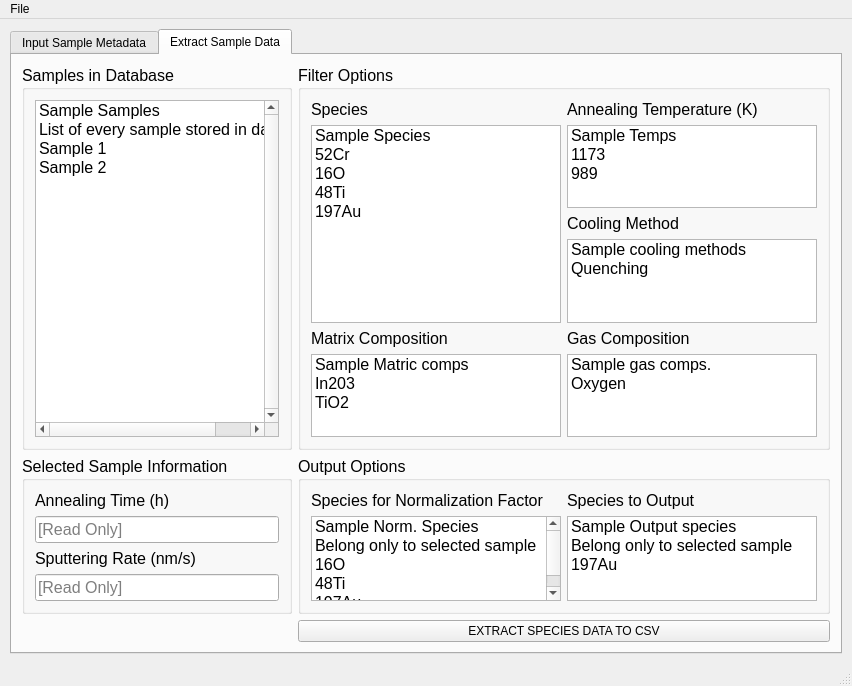
<?xml version="1.0" encoding="UTF-8"?>
<ui version="4.0">
 <class>MainWindow</class>
 <widget class="QMainWindow" name="MainWindow">
  <property name="geometry">
   <rect>
    <x>0</x>
    <y>0</y>
    <width>852</width>
    <height>641</height>
   </rect>
  </property>
  <property name="sizePolicy">
   <sizepolicy hsizetype="Expanding" vsizetype="Expanding">
    <horstretch>0</horstretch>
    <verstretch>0</verstretch>
   </sizepolicy>
  </property>
  <property name="windowTitle">
   <string>SIMS Data Extractor</string>
  </property>
  <widget class="QWidget" name="centralwidget">
   <layout class="QGridLayout" name="gridLayout_4">
    <item row="0" column="0">
     <widget class="QTabWidget" name="TabWidget">
      <property name="currentIndex">
       <number>1</number>
      </property>
      <widget class="QWidget" name="InputTab">
       <attribute name="title">
        <string>Input Sample Metadata</string>
       </attribute>
       <layout class="QVBoxLayout" name="verticalLayout_2">
        <item>
         <widget class="QGroupBox" name="inputDataGroupBox">
          <property name="sizePolicy">
           <sizepolicy hsizetype="Expanding" vsizetype="Expanding">
            <horstretch>0</horstretch>
            <verstretch>0</verstretch>
           </sizepolicy>
          </property>
          <property name="font">
           <font>
            <pointsize>12</pointsize>
           </font>
          </property>
          <property name="title">
           <string>Sample File Information</string>
          </property>
          <layout class="QFormLayout" name="formLayout_3">
           <item row="0" column="0">
            <widget class="QFrame" name="sampleFrame1">
             <property name="sizePolicy">
              <sizepolicy hsizetype="Expanding" vsizetype="Preferred">
               <horstretch>2</horstretch>
               <verstretch>0</verstretch>
              </sizepolicy>
             </property>
             <property name="frameShape">
              <enum>QFrame::StyledPanel</enum>
             </property>
             <property name="frameShadow">
              <enum>QFrame::Raised</enum>
             </property>
             <layout class="QFormLayout" name="formLayout">
              <item row="1" column="0">
               <widget class="QLabel" name="sampleIDLabel">
                <property name="font">
                 <font>
                  <pointsize>12</pointsize>
                 </font>
                </property>
                <property name="text">
                 <string>Sample ID:</string>
                </property>
               </widget>
              </item>
              <item row="1" column="1">
               <widget class="QLineEdit" name="sampleIDText">
                <property name="readOnly">
                 <bool>true</bool>
                </property>
                <property name="placeholderText">
                 <string>[Read Only]</string>
                </property>
                <property name="clearButtonEnabled">
                 <bool>false</bool>
                </property>
               </widget>
              </item>
              <item row="2" column="0">
               <widget class="QLabel" name="sampleDateLabel">
                <property name="font">
                 <font>
                  <pointsize>12</pointsize>
                 </font>
                </property>
                <property name="text">
                 <string>Date of Analysis:</string>
                </property>
               </widget>
              </item>
              <item row="2" column="1">
               <widget class="QDateEdit" name="sampleDateDate">
                <property name="sizePolicy">
                 <sizepolicy hsizetype="MinimumExpanding" vsizetype="Fixed">
                  <horstretch>0</horstretch>
                  <verstretch>0</verstretch>
                 </sizepolicy>
                </property>
                <property name="readOnly">
                 <bool>true</bool>
                </property>
                <property name="calendarPopup">
                 <bool>true</bool>
                </property>
                <property name="date">
                 <date>
                  <year>2000</year>
                  <month>1</month>
                  <day>2</day>
                 </date>
                </property>
               </widget>
              </item>
              <item row="3" column="0">
               <widget class="QLabel" name="sampleAcqTimeLabel">
                <property name="font">
                 <font>
                  <pointsize>12</pointsize>
                 </font>
                </property>
                <property name="text">
                 <string>Total Acquisition Time:</string>
                </property>
               </widget>
              </item>
              <item row="3" column="1">
               <widget class="QTimeEdit" name="sampleAcqTimeTime">
                <property name="sizePolicy">
                 <sizepolicy hsizetype="MinimumExpanding" vsizetype="Fixed">
                  <horstretch>0</horstretch>
                  <verstretch>0</verstretch>
                 </sizepolicy>
                </property>
                <property name="readOnly">
                 <bool>true</bool>
                </property>
                <property name="displayFormat">
                 <string>hh:mm:ss</string>
                </property>
               </widget>
              </item>
              <item row="4" column="0">
               <widget class="QLabel" name="sampleDataPointsLabel">
                <property name="font">
                 <font>
                  <pointsize>12</pointsize>
                 </font>
                </property>
                <property name="text">
                 <string>Number of Data Points:</string>
                </property>
               </widget>
              </item>
              <item row="4" column="1">
               <widget class="QLineEdit" name="sampleDataPointsText">
                <property name="readOnly">
                 <bool>true</bool>
                </property>
                <property name="placeholderText">
                 <string>[Read Only]</string>
                </property>
               </widget>
              </item>
             </layout>
            </widget>
           </item>
           <item row="0" column="1">
            <widget class="QFrame" name="sampleFrame2">
             <property name="frameShape">
              <enum>QFrame::StyledPanel</enum>
             </property>
             <property name="frameShadow">
              <enum>QFrame::Raised</enum>
             </property>
             <layout class="QFormLayout" name="formLayout_6">
              <item row="0" column="0">
               <widget class="QLabel" name="speciesListLabel">
                <property name="font">
                 <font>
                  <pointsize>12</pointsize>
                 </font>
                </property>
                <property name="text">
                 <string>Species List:</string>
                </property>
               </widget>
              </item>
              <item row="2" column="0">
               <widget class="QLabel" name="samplePriIONLabel">
                <property name="font">
                 <font>
                  <pointsize>12</pointsize>
                 </font>
                </property>
                <property name="text">
                 <string>Primary Ions:</string>
                </property>
               </widget>
              </item>
              <item row="4" column="0">
               <widget class="QLabel" name="samplePriIONELabel">
                <property name="font">
                 <font>
                  <pointsize>12</pointsize>
                 </font>
                </property>
                <property name="text">
                 <string>Primary Ions Energy (keV):</string>
                </property>
               </widget>
              </item>
              <item row="0" column="1">
               <widget class="QLineEdit" name="lineEdit_7">
                <property name="readOnly">
                 <bool>true</bool>
                </property>
                <property name="placeholderText">
                 <string>[Read Only]</string>
                </property>
               </widget>
              </item>
              <item row="2" column="1">
               <widget class="QLineEdit" name="samplePriIONText">
                <property name="readOnly">
                 <bool>true</bool>
                </property>
                <property name="placeholderText">
                 <string>[Read Only]</string>
                </property>
               </widget>
              </item>
              <item row="4" column="1">
               <widget class="QLineEdit" name="samplePriIONEText">
                <property name="readOnly">
                 <bool>true</bool>
                </property>
                <property name="placeholderText">
                 <string>[Read Only]</string>
                </property>
               </widget>
              </item>
             </layout>
            </widget>
           </item>
          </layout>
         </widget>
        </item>
        <item>
         <widget class="QGroupBox" name="inputInputGroupBox">
          <property name="font">
           <font>
            <pointsize>12</pointsize>
           </font>
          </property>
          <property name="title">
           <string>Metadata Input</string>
          </property>
          <layout class="QGridLayout" name="gridLayout">
           <item row="1" column="0" colspan="2">
            <widget class="QFrame" name="frame_2">
             <property name="frameShape">
              <enum>QFrame::StyledPanel</enum>
             </property>
             <property name="frameShadow">
              <enum>QFrame::Raised</enum>
             </property>
             <layout class="QVBoxLayout" name="verticalLayout_3">
              <item>
               <widget class="QLabel" name="label_8">
                <property name="font">
                 <font>
                  <pointsize>12</pointsize>
                 </font>
                </property>
                <property name="text">
                 <string>Additional Notes</string>
                </property>
               </widget>
              </item>
              <item>
               <widget class="QTextEdit" name="textEdit">
                <property name="sizePolicy">
                 <sizepolicy hsizetype="Expanding" vsizetype="Expanding">
                  <horstretch>0</horstretch>
                  <verstretch>0</verstretch>
                 </sizepolicy>
                </property>
                <property name="verticalScrollBarPolicy">
                 <enum>Qt::ScrollBarAlwaysOn</enum>
                </property>
                <property name="horizontalScrollBarPolicy">
                 <enum>Qt::ScrollBarAlwaysOff</enum>
                </property>
               </widget>
              </item>
             </layout>
            </widget>
           </item>
           <item row="0" column="1">
            <widget class="QFrame" name="frame">
             <property name="sizePolicy">
              <sizepolicy hsizetype="Expanding" vsizetype="Preferred">
               <horstretch>10</horstretch>
               <verstretch>0</verstretch>
              </sizepolicy>
             </property>
             <property name="frameShape">
              <enum>QFrame::StyledPanel</enum>
             </property>
             <property name="frameShadow">
              <enum>QFrame::Raised</enum>
             </property>
             <layout class="QFormLayout" name="formLayout_5">
              <item row="0" column="0">
               <widget class="QLabel" name="label_5">
                <property name="font">
                 <font>
                  <pointsize>12</pointsize>
                 </font>
                </property>
                <property name="text">
                 <string>Matrix Composition:</string>
                </property>
               </widget>
              </item>
              <item row="0" column="1">
               <widget class="QComboBox" name="comboBox">
                <property name="editable">
                 <bool>true</bool>
                </property>
                <item>
                 <property name="text">
                  <string>In203</string>
                 </property>
                </item>
                <item>
                 <property name="text">
                  <string>TiO2</string>
                 </property>
                </item>
               </widget>
              </item>
              <item row="2" column="0">
               <widget class="QLabel" name="label_4">
                <property name="font">
                 <font>
                  <pointsize>12</pointsize>
                 </font>
                </property>
                <property name="text">
                 <string>Sputtering Rate (nm/s):</string>
                </property>
               </widget>
              </item>
              <item row="2" column="1">
               <widget class="QLineEdit" name="lineEdit_3"/>
              </item>
             </layout>
            </widget>
           </item>
           <item row="0" column="0">
            <widget class="QFrame" name="sampleInputFrame1">
             <property name="sizePolicy">
              <sizepolicy hsizetype="Expanding" vsizetype="Preferred">
               <horstretch>10</horstretch>
               <verstretch>0</verstretch>
              </sizepolicy>
             </property>
             <property name="frameShape">
              <enum>QFrame::StyledPanel</enum>
             </property>
             <property name="frameShadow">
              <enum>QFrame::Raised</enum>
             </property>
             <layout class="QFormLayout" name="formLayout_2">
              <item row="1" column="0">
               <widget class="QLabel" name="label_2">
                <property name="font">
                 <font>
                  <pointsize>12</pointsize>
                 </font>
                </property>
                <property name="text">
                 <string>Gas Composition:</string>
                </property>
               </widget>
              </item>
              <item row="3" column="0">
               <widget class="QLabel" name="label_3">
                <property name="font">
                 <font>
                  <pointsize>12</pointsize>
                 </font>
                </property>
                <property name="text">
                 <string>Cooling Method:</string>
                </property>
               </widget>
              </item>
              <item row="3" column="1">
               <widget class="QComboBox" name="comboBox_2">
                <property name="editable">
                 <bool>true</bool>
                </property>
                <item>
                 <property name="text">
                  <string>Quenching</string>
                 </property>
                </item>
               </widget>
              </item>
              <item row="1" column="1">
               <widget class="QComboBox" name="comboBox_3"/>
              </item>
              <item row="0" column="0">
               <widget class="QLabel" name="label_7">
                <property name="font">
                 <font>
                  <pointsize>12</pointsize>
                 </font>
                </property>
                <property name="text">
                 <string>Annealing Temperature (K):</string>
                </property>
               </widget>
              </item>
              <item row="0" column="1">
               <widget class="QDoubleSpinBox" name="doubleSpinBox"/>
              </item>
              <item row="2" column="0">
               <widget class="QLabel" name="label_6">
                <property name="font">
                 <font>
                  <pointsize>12</pointsize>
                 </font>
                </property>
                <property name="text">
                 <string>Annealing Time (h):</string>
                </property>
               </widget>
              </item>
              <item row="2" column="1">
               <widget class="QDateTimeEdit" name="dateTimeEdit"/>
              </item>
             </layout>
            </widget>
           </item>
          </layout>
         </widget>
        </item>
        <item>
         <widget class="QFrame" name="inputButtonFrame">
          <property name="frameShape">
           <enum>QFrame::StyledPanel</enum>
          </property>
          <property name="frameShadow">
           <enum>QFrame::Raised</enum>
          </property>
          <layout class="QGridLayout" name="gridLayout_2">
           <item row="0" column="0">
            <widget class="QPushButton" name="pushButton">
             <property name="sizePolicy">
              <sizepolicy hsizetype="Preferred" vsizetype="Fixed">
               <horstretch>0</horstretch>
               <verstretch>0</verstretch>
              </sizepolicy>
             </property>
             <property name="text">
              <string>OPEN</string>
             </property>
            </widget>
           </item>
           <item row="0" column="1">
            <widget class="QPushButton" name="pushButton_2">
             <property name="sizePolicy">
              <sizepolicy hsizetype="Preferred" vsizetype="Fixed">
               <horstretch>0</horstretch>
               <verstretch>0</verstretch>
              </sizepolicy>
             </property>
             <property name="text">
              <string>SAVE</string>
             </property>
            </widget>
           </item>
          </layout>
         </widget>
        </item>
       </layout>
      </widget>
      <widget class="QWidget" name="tab">
       <attribute name="title">
        <string>Extract Sample Data</string>
       </attribute>
       <layout class="QGridLayout" name="gridLayout_7">
        <item row="3" column="1">
         <widget class="QPushButton" name="pushButton_3">
          <property name="text">
           <string>EXTRACT SPECIES DATA TO CSV</string>
          </property>
         </widget>
        </item>
        <item row="0" column="1">
         <widget class="QGroupBox" name="groupBox_4">
          <property name="font">
           <font>
            <pointsize>12</pointsize>
           </font>
          </property>
          <property name="title">
           <string>Filter Options</string>
          </property>
          <layout class="QGridLayout" name="gridLayout_3">
           <item row="0" column="0">
            <widget class="QLabel" name="label_11">
             <property name="font">
              <font>
               <pointsize>12</pointsize>
              </font>
             </property>
             <property name="text">
              <string>Species</string>
             </property>
            </widget>
           </item>
           <item row="4" column="1">
            <widget class="QLabel" name="label_15">
             <property name="font">
              <font>
               <pointsize>12</pointsize>
              </font>
             </property>
             <property name="text">
              <string>Gas Composition</string>
             </property>
            </widget>
           </item>
           <item row="4" column="0">
            <widget class="QLabel" name="label_14">
             <property name="font">
              <font>
               <pointsize>12</pointsize>
              </font>
             </property>
             <property name="text">
              <string>Matrix Composition</string>
             </property>
            </widget>
           </item>
           <item row="0" column="1">
            <widget class="QLabel" name="label_12">
             <property name="font">
              <font>
               <pointsize>12</pointsize>
              </font>
             </property>
             <property name="text">
              <string>Annealing Temperature (K)</string>
             </property>
            </widget>
           </item>
           <item row="2" column="1">
            <widget class="QLabel" name="label_13">
             <property name="font">
              <font>
               <pointsize>12</pointsize>
              </font>
             </property>
             <property name="text">
              <string>Cooling Method</string>
             </property>
            </widget>
           </item>
           <item row="1" column="0" rowspan="3">
            <widget class="QListWidget" name="listWidget_2">
             <property name="verticalScrollBarPolicy">
              <enum>Qt::ScrollBarAsNeeded</enum>
             </property>
             <property name="selectionMode">
              <enum>QAbstractItemView::SingleSelection</enum>
             </property>
             <item>
              <property name="text">
               <string>Sample Species</string>
              </property>
             </item>
             <item>
              <property name="text">
               <string>52Cr</string>
              </property>
             </item>
             <item>
              <property name="text">
               <string>16O</string>
              </property>
             </item>
             <item>
              <property name="text">
               <string>48Ti</string>
              </property>
             </item>
             <item>
              <property name="text">
               <string>197Au</string>
              </property>
             </item>
            </widget>
           </item>
           <item row="1" column="1">
            <widget class="QListWidget" name="listWidget_3">
             <item>
              <property name="text">
               <string>Sample Temps</string>
              </property>
             </item>
             <item>
              <property name="text">
               <string>1173</string>
              </property>
             </item>
             <item>
              <property name="text">
               <string>989</string>
              </property>
             </item>
            </widget>
           </item>
           <item row="3" column="1">
            <widget class="QListWidget" name="listWidget_4">
             <item>
              <property name="text">
               <string>Sample cooling methods</string>
              </property>
             </item>
             <item>
              <property name="text">
               <string>Quenching</string>
              </property>
             </item>
            </widget>
           </item>
           <item row="5" column="1">
            <widget class="QListWidget" name="listWidget_6">
             <item>
              <property name="text">
               <string>Sample gas comps.</string>
              </property>
             </item>
             <item>
              <property name="text">
               <string>Oxygen</string>
              </property>
             </item>
            </widget>
           </item>
           <item row="5" column="0">
            <widget class="QListWidget" name="listWidget_5">
             <item>
              <property name="text">
               <string>Sample Matric comps</string>
              </property>
             </item>
             <item>
              <property name="text">
               <string>In203</string>
              </property>
             </item>
             <item>
              <property name="text">
               <string>TiO2</string>
              </property>
             </item>
            </widget>
           </item>
          </layout>
         </widget>
        </item>
        <item row="1" column="1" rowspan="2">
         <widget class="QGroupBox" name="groupBox_6">
          <property name="font">
           <font>
            <pointsize>12</pointsize>
           </font>
          </property>
          <property name="title">
           <string>Output Options</string>
          </property>
          <layout class="QGridLayout" name="gridLayout_5">
           <item row="0" column="0">
            <widget class="QLabel" name="label_18">
             <property name="font">
              <font>
               <pointsize>12</pointsize>
              </font>
             </property>
             <property name="text">
              <string>Species for Normalization Factor</string>
             </property>
            </widget>
           </item>
           <item row="0" column="1">
            <widget class="QLabel" name="label_19">
             <property name="font">
              <font>
               <pointsize>12</pointsize>
              </font>
             </property>
             <property name="text">
              <string>Species to Output</string>
             </property>
            </widget>
           </item>
           <item row="1" column="0">
            <widget class="QListWidget" name="listWidget_7">
             <item>
              <property name="text">
               <string>Sample Norm. Species</string>
              </property>
             </item>
             <item>
              <property name="text">
               <string>Belong only to selected sample</string>
              </property>
             </item>
             <item>
              <property name="text">
               <string>16O</string>
              </property>
             </item>
             <item>
              <property name="text">
               <string>48Ti</string>
              </property>
             </item>
             <item>
              <property name="text">
               <string>197Au</string>
              </property>
             </item>
            </widget>
           </item>
           <item row="1" column="1">
            <widget class="QListWidget" name="listWidget_8">
             <item>
              <property name="text">
               <string>Sample Output species</string>
              </property>
             </item>
             <item>
              <property name="text">
               <string>Belong only to selected sample</string>
              </property>
             </item>
             <item>
              <property name="text">
               <string>197Au</string>
              </property>
             </item>
            </widget>
           </item>
          </layout>
         </widget>
        </item>
        <item row="0" column="0">
         <widget class="QGroupBox" name="groupBox_3">
          <property name="font">
           <font>
            <pointsize>12</pointsize>
           </font>
          </property>
          <property name="title">
           <string>Samples in Database</string>
          </property>
          <layout class="QGridLayout" name="gridLayout_6">
           <item row="0" column="0">
            <widget class="QListWidget" name="listWidget">
             <property name="verticalScrollBarPolicy">
              <enum>Qt::ScrollBarAlwaysOn</enum>
             </property>
             <item>
              <property name="text">
               <string>Sample Samples</string>
              </property>
             </item>
             <item>
              <property name="text">
               <string>List of every sample stored in databse</string>
              </property>
             </item>
             <item>
              <property name="text">
               <string>Sample 1</string>
              </property>
             </item>
             <item>
              <property name="text">
               <string>Sample 2</string>
              </property>
             </item>
            </widget>
           </item>
          </layout>
         </widget>
        </item>
        <item row="1" column="0" rowspan="2">
         <widget class="QGroupBox" name="groupBox_5">
          <property name="font">
           <font>
            <pointsize>12</pointsize>
           </font>
          </property>
          <property name="title">
           <string>Selected Sample Information</string>
          </property>
          <layout class="QVBoxLayout" name="verticalLayout_4">
           <item>
            <widget class="QLabel" name="label_16">
             <property name="font">
              <font>
               <pointsize>12</pointsize>
              </font>
             </property>
             <property name="text">
              <string>Annealing Time (h)</string>
             </property>
            </widget>
           </item>
           <item>
            <widget class="QLineEdit" name="lineEdit">
             <property name="readOnly">
              <bool>true</bool>
             </property>
             <property name="placeholderText">
              <string>[Read Only]</string>
             </property>
            </widget>
           </item>
           <item>
            <widget class="QLabel" name="label_17">
             <property name="font">
              <font>
               <pointsize>12</pointsize>
              </font>
             </property>
             <property name="text">
              <string>Sputtering Rate (nm/s)</string>
             </property>
            </widget>
           </item>
           <item>
            <widget class="QLineEdit" name="lineEdit_2">
             <property name="readOnly">
              <bool>true</bool>
             </property>
             <property name="placeholderText">
              <string>[Read Only]</string>
             </property>
            </widget>
           </item>
          </layout>
         </widget>
        </item>
       </layout>
      </widget>
     </widget>
    </item>
   </layout>
  </widget>
  <widget class="QMenuBar" name="menubar">
   <property name="geometry">
    <rect>
     <x>0</x>
     <y>0</y>
     <width>852</width>
     <height>21</height>
    </rect>
   </property>
   <widget class="QMenu" name="menuFile">
    <property name="title">
     <string>File</string>
    </property>
    <addaction name="actionOpenFile"/>
    <addaction name="actionExit"/>
   </widget>
   <addaction name="menuFile"/>
  </widget>
  <widget class="QStatusBar" name="statusbar"/>
  <action name="actionOpenFile">
   <property name="text">
    <string>Open</string>
   </property>
  </action>
  <action name="actionExit">
   <property name="text">
    <string>Exit</string>
   </property>
  </action>
 </widget>
 <layoutdefault spacing="6" margin="10"/>
 <resources/>
 <connections/>
 <designerdata>
  <property name="gridDeltaX">
   <number>10</number>
  </property>
  <property name="gridDeltaY">
   <number>10</number>
  </property>
  <property name="gridSnapX">
   <bool>true</bool>
  </property>
  <property name="gridSnapY">
   <bool>true</bool>
  </property>
  <property name="gridVisible">
   <bool>true</bool>
  </property>
 </designerdata>
</ui>
